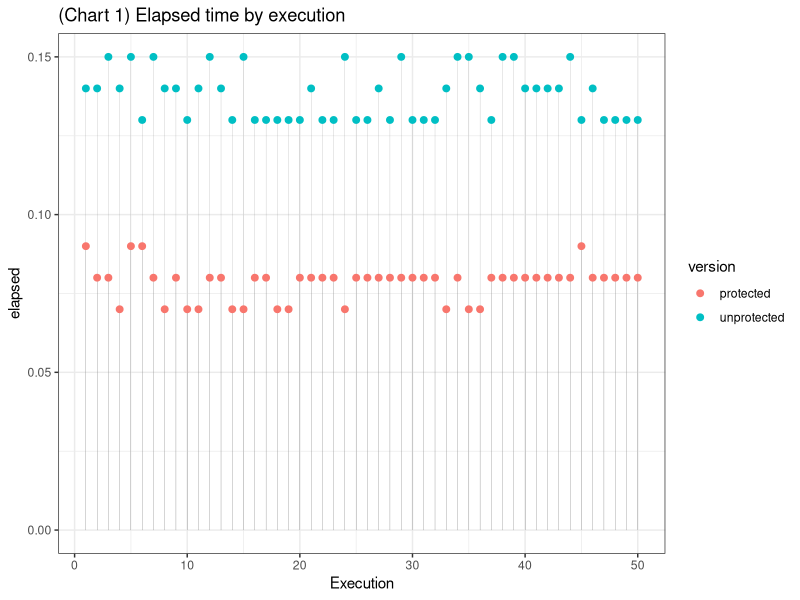
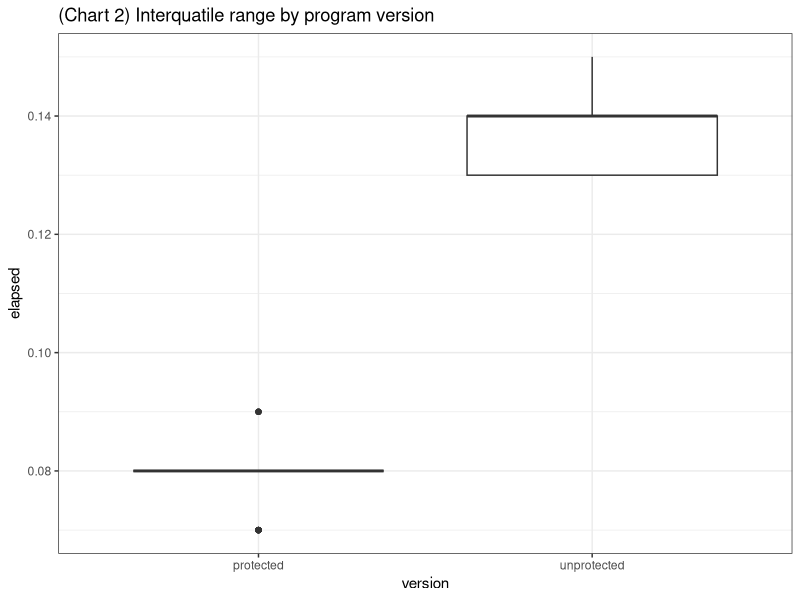
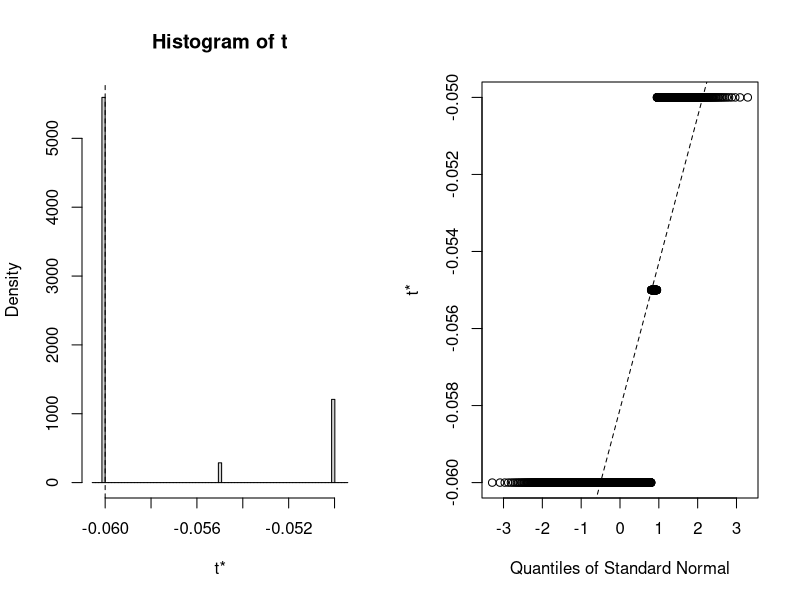
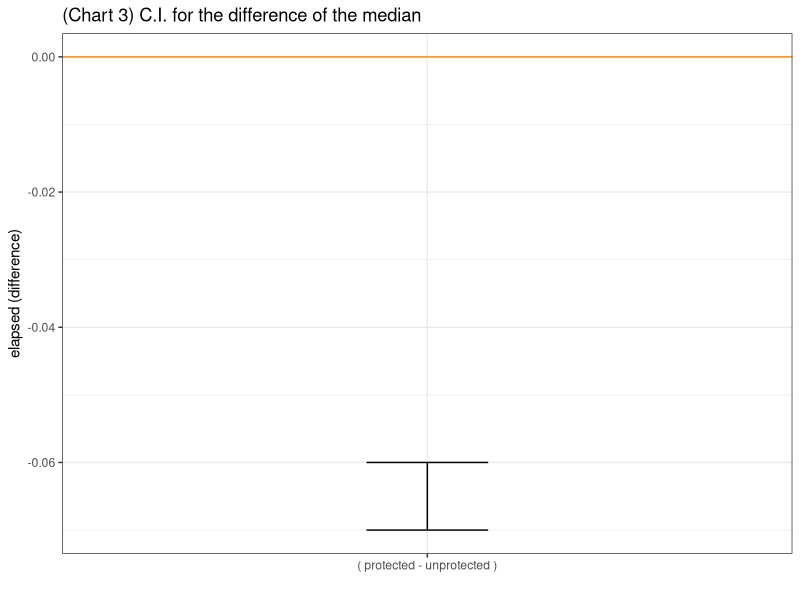
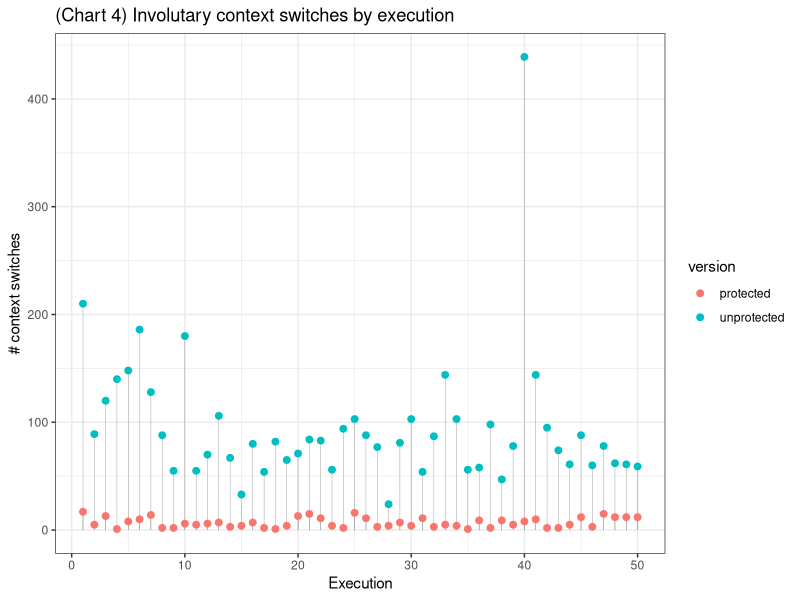
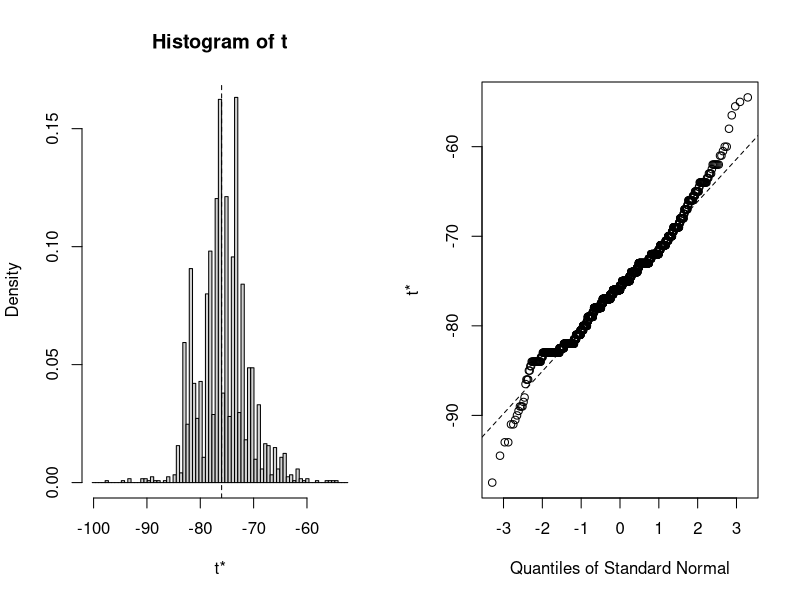
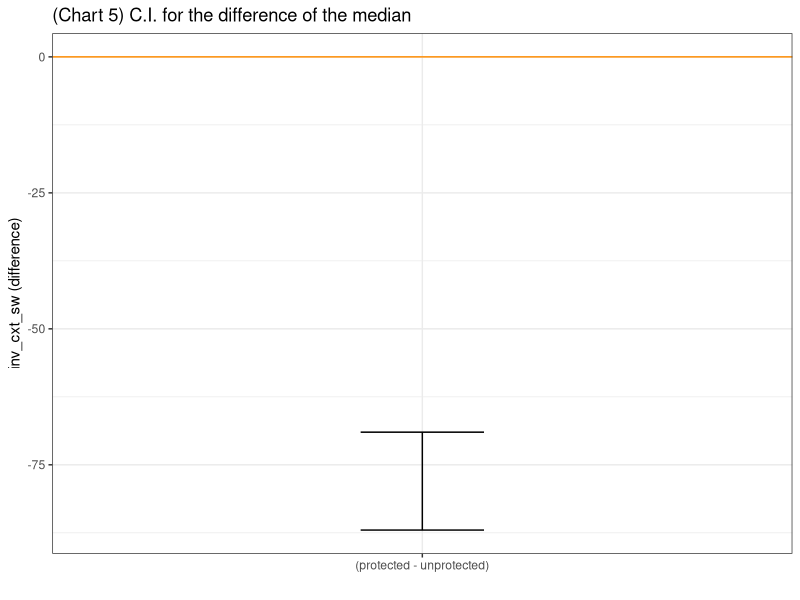
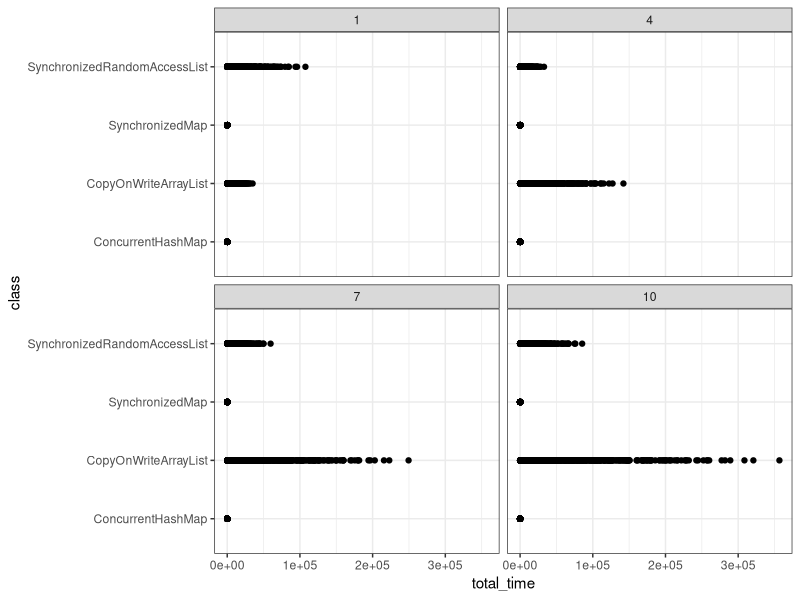

The R source for these figures, in order:
## ---- chunk 1
library(here)
library(boot)
library(readr)
library(dplyr)
library(ggplot2)
library(lubridate)

theme_set(theme_bw())
## ---- chunk 2
read_csv(here::here("output/perf_result.csv"),
         progress = F,
         col_types = cols(
           RSS = col_integer(),
           elapsed = col_character(),
           cpu.sys = col_double(),
           .user = col_double(),
           minor_pagefault = col_integer(),
           major_pagefault = col_integer(),
           inv_cxt_sw = col_integer(),
           vol_cxt_sw = col_integer(),
           version = col_character(),
           execution = col_integer())) %>% 
  mutate(elapsed = lubridate::ms(elapsed),
         version = as.factor(version)) %>% 
  mutate(elapsed = lubridate::second(elapsed)) -> perf_data 

perf_data %>%
  glimpse()
## ---- chunk 3
perf_data %>%
  ggplot(aes(execution,elapsed,color=version)) +
    geom_segment(aes(x = execution, y = 0,
                     xend = execution, yend = elapsed),
                 color = "grey50", size=0.06) +
  geom_point(size=2) +
  labs(x="Execution",title="(Chart 1) Elapsed time by execution")
## ---- chunk 4
perf_data %>%
  ggplot(aes(version,elapsed)) +
  geom_boxplot() +
  labs(title="(Chart 2) Interquatile range by program version")
## ---- chunk 5
my_theta <- function(x, i) {
    x %>% 
        slice(i) -> d
  
    d %>% 
      group_by(version) %>% 
      summarise(med = median(elapsed, na.rm = TRUE)) -> y
    
    med_diff = y[y$version == "protected",]$med - y[y$version == "unprotected",]$med
    
    return(med_diff)
}

med_diff.boot <- boot(data = perf_data, 
                 statistic = my_theta, 
                 R = 2000)

plot(med_diff.boot)
## ---- chunk 6
result_med_diff <- boot.ci(boot.out = med_diff.boot, 
        conf = 0.95, 
        type = "basic")

result_med_diff
## ---- chunk 7
X2.5 = c(result_med_diff$basic[4])
X97.5 = c(result_med_diff$basic[5])
elapsed.diff = data.frame(X2.5,X97.5)

elapsed.diff %>%
  ggplot(aes(x = "( protected - unprotected )",
             ymin = X2.5, ymax = X97.5)) +
  geom_errorbar(width = .2) +
  geom_hline(yintercept = 0, colour = "darkorange") +
  labs(x="", y="elapsed (difference)") +
    ggtitle("(Chart 3) C.I. for the difference of the median")
## ---- chunk 8
perf_data %>%
  ggplot(aes(execution,inv_cxt_sw,color=version)) +
    geom_segment(aes(x = execution, y = 0,
                     xend = execution, yend = inv_cxt_sw),
                 color = "grey50", size=0.12) +
  geom_point(size=2) +
  labs(x="Execution", y="# context switches",
       title="(Chart 4) Involutary context switches by execution")
## ---- chunk 9
my_theta <- function(x, i) {
    x %>% 
        slice(i) -> d
  
    d %>% 
      group_by(version) %>% 
      summarise(med = median(inv_cxt_sw, na.rm = TRUE)) -> y
    
    med_diff = y[y$version == "protected",]$med - y[y$version == "unprotected",]$med
    
    return(med_diff)
}

med_inv_sw.boot <- boot(data = perf_data, 
                 statistic = my_theta, 
                 R = 2000)

plot(med_inv_sw.boot)
## ---- chunk 10
result_med_inv_sw <- boot.ci(boot.out = med_inv_sw.boot, 
        conf = 0.95, 
        type = "basic")

result_med_inv_sw
## ---- chunk 11
X2.5 = c(result_med_inv_sw$basic[4])
X97.5 = c(result_med_inv_sw$basic[5])
inv_sw.diff = data.frame(X2.5,X97.5)

inv_sw.diff %>%
  ggplot(aes(x = "(protected - unprotected)",
             ymin = X2.5, ymax = X97.5)) +
  geom_errorbar(width = .2) +
  geom_hline(yintercept = 0, colour = "darkorange") +
  labs(x="", y="inv_cxt_sw (difference)") +
    ggtitle("(Chart 5) C.I. for the difference of the median")
## ---- chunk 12
read_csv(here::here("output/report.csv")) %>%
  mutate(total_time= total_time / 1000000) -> data

glimpse(data)
## ---- chunk 13
data %>%
  ggplot(aes(y = class, x = total_time)) +
  geom_point() +
  facet_wrap(~threads)
## ---- chunk 14
data %>%
  ggplot(aes(y = total_time, x = elements, group=elements)) +
  geom_boxplot() +
  facet_wrap(~class,scales = "free")
## ---- chunk 15
data %>% 
  ggplot(aes(y = class, x = total_time)) + 
  geom_point() + facet_wrap(~write_level)
## ---- chunk 16
data %>% 
  filter(class != 'CopyOnWriteArrayList') %>% 
  filter(class != 'SynchronizedRandomAccessList') %>% 
  ggplot(aes(y = class, x = total_time)) + 
  geom_point() + facet_wrap(~write_level) +
  geom_jitter()
## ---- chunk 17
data %>% 
  filter(class != 'ConcurrentHashMap') %>% 
  filter(class != 'SynchronizedMap') %>% 
  ggplot(aes(y = class, x = total_time)) + 
  geom_point() + facet_wrap(~write_level) +
  geom_jitter()
## ---- chunk 18
data %>% 
  ggplot(aes(x =threads, y = total_time)) +
  geom_point() +
  facet_wrap(~class)
## ---- chunk 19
data %>%
  filter(class != 'ConcurrentHashMap') %>% 
  filter(class != 'SynchronizedMap') %>% 
  ggplot(aes(x =threads, y = total_time)) +
  geom_point() +
  facet_wrap(~class)
## ---- chunk 20
data %>%
  filter(class != 'CopyOnWriteArrayList') %>% 
  filter(class != 'SynchronizedRandomAccessList') %>% 
  ggplot(aes(x =threads, y = total_time)) +
  geom_point() +
  facet_wrap(~class)
